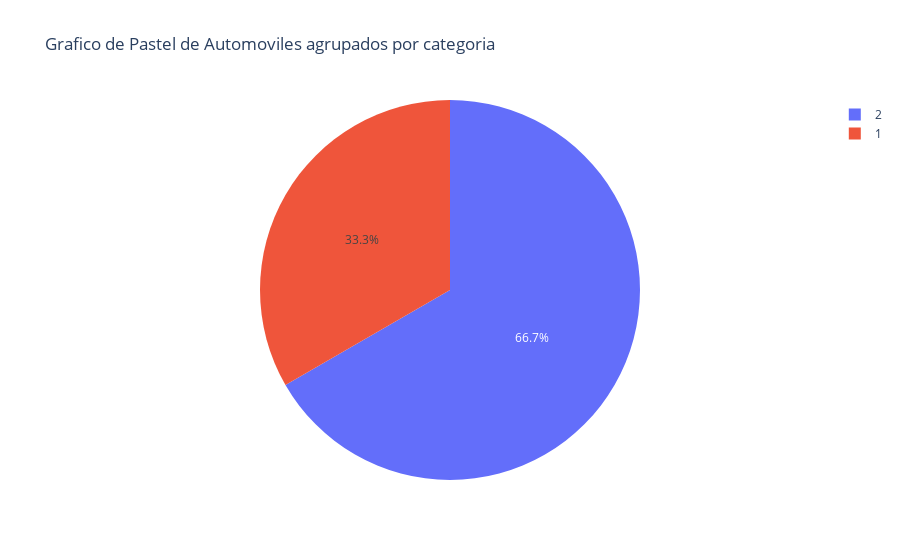

Source (notebook cell):
### Markdown cell above
# Agrupar a los automoviles por categoria PIE

### Code cell
import psycopg2
import plotly.express as px
import pandas
#conectarse a la base de datos
conn = psycopg2.connect(
        database="bdcarsales",
        user="admin",
        password="admin",
        host="localhost",
        port="5432"
    )
sql_query="SELECT categoria , COUNT(*) as cantidad from autos GROUP BY categoria"
df= pd.read_sql_query(sql_query,conn)
conn.close()

#Crear un Grafico de pastel con plotly express
fig=px.pie(df,names='categoria',values='cantidad',title='Grafico de Pastel de Automoviles agrupados por categoria')
fig.show()

### Figure 1 — Plotly figure (JSON) as saved in the notebook; plotly's stock layout.template omitted (floating-point values rounded to 4 significant figures)
{"data": [{"domain": {"x": [0, 1], "y": [0, 1]}, "hovertemplate": "categoria=%{label}<br>cantidad=%{value}<extra></extra>", "labels": [2, 1], "legendgroup": "", "name": "", "showlegend": true, "type": "pie", "values": [4, 2]}], "layout": {"legend": {"tracegroupgap": 0}, "title": {"text": "Grafico de Pastel de Automoviles agrupados por categoria"}}}
